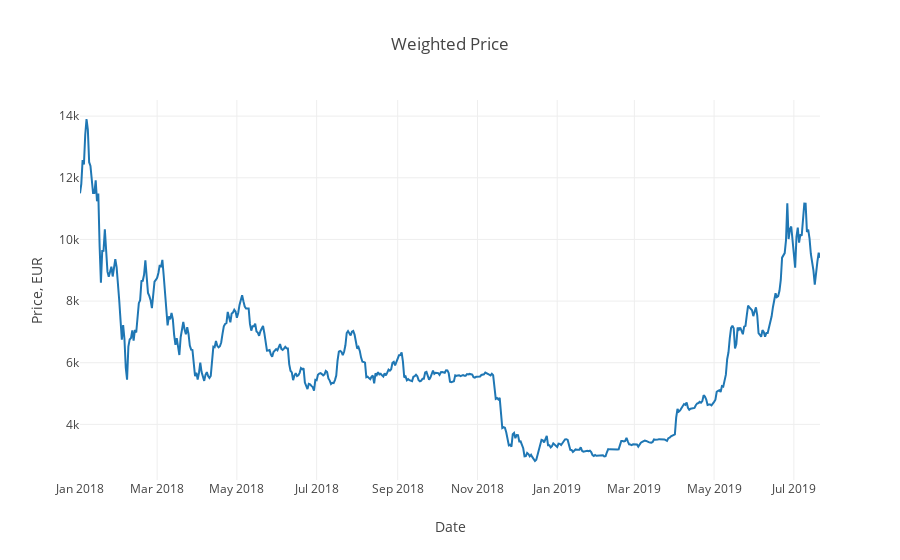

This figure's notebook cell:
### Code cell
data = [btc_trace2]
layout = dict(title = 'Weighted Price', xaxis = dict(title = 'Date'),
              yaxis = dict(title = 'Price, EUR'))
fig = dict(data=data, layout=layout)
plotly.offline.iplot(fig)

### Figure 1 — Plotly figure (JSON) as saved in the notebook; plotly's stock layout.template omitted (floating-point values rounded to 4 significant figures; data arrays with more than 128 entries replaced by an {"elided": "..."} marker saying what was removed)
{"data": [{"type": "scatter", "uid": "5717266e-174a-4918-940c-39ca6854cdb1", "x": {"elided": "567 str values"}, "y": {"elided": "567 float values"}}], "layout": {"title": {"text": "Weighted Price"}, "xaxis": {"title": {"text": "Date"}}, "yaxis": {"title": {"text": "Price, EUR"}}}}
